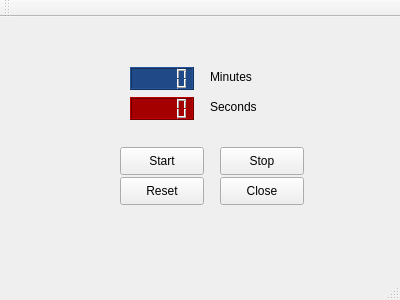
<?xml version="1.0" encoding="UTF-8"?>
<ui version="4.0">
 <class>MainWindow</class>
 <widget class="QMainWindow" name="MainWindow">
  <property name="geometry">
   <rect>
    <x>0</x>
    <y>0</y>
    <width>400</width>
    <height>300</height>
   </rect>
  </property>
  <property name="windowTitle">
   <string>MainWindow</string>
  </property>
  <widget class="QWidget" name="centralWidget">
   <widget class="QPushButton" name="startButton">
    <property name="geometry">
     <rect>
      <x>120</x>
      <y>130</y>
      <width>84</width>
      <height>28</height>
     </rect>
    </property>
    <property name="text">
     <string>Start</string>
    </property>
   </widget>
   <widget class="QPushButton" name="stopButton">
    <property name="geometry">
     <rect>
      <x>220</x>
      <y>130</y>
      <width>84</width>
      <height>28</height>
     </rect>
    </property>
    <property name="text">
     <string>Stop</string>
    </property>
   </widget>
   <widget class="QPushButton" name="resetButton">
    <property name="geometry">
     <rect>
      <x>120</x>
      <y>160</y>
      <width>84</width>
      <height>28</height>
     </rect>
    </property>
    <property name="text">
     <string>Reset</string>
    </property>
   </widget>
   <widget class="QPushButton" name="closeButton">
    <property name="geometry">
     <rect>
      <x>220</x>
      <y>160</y>
      <width>84</width>
      <height>28</height>
     </rect>
    </property>
    <property name="text">
     <string>Close</string>
    </property>
   </widget>
   <widget class="QLCDNumber" name="lcdNumberMin">
    <property name="geometry">
     <rect>
      <x>130</x>
      <y>50</y>
      <width>64</width>
      <height>23</height>
     </rect>
    </property>
    <property name="styleSheet">
     <string notr="true">background-color: rgb(32, 74, 135);</string>
    </property>
   </widget>
   <widget class="QLCDNumber" name="lcdNumberSec">
    <property name="geometry">
     <rect>
      <x>130</x>
      <y>80</y>
      <width>64</width>
      <height>23</height>
     </rect>
    </property>
    <property name="styleSheet">
     <string notr="true">background-color: rgb(32, 74, 135);
background-color: rgb(164, 0, 0);</string>
    </property>
   </widget>
   <widget class="QLabel" name="label">
    <property name="geometry">
     <rect>
      <x>210</x>
      <y>50</y>
      <width>63</width>
      <height>20</height>
     </rect>
    </property>
    <property name="text">
     <string>Minutes</string>
    </property>
   </widget>
   <widget class="QLabel" name="label_2">
    <property name="geometry">
     <rect>
      <x>210</x>
      <y>80</y>
      <width>63</width>
      <height>20</height>
     </rect>
    </property>
    <property name="text">
     <string>Seconds</string>
    </property>
   </widget>
  </widget>
  <widget class="QMenuBar" name="menuBar">
   <property name="geometry">
    <rect>
     <x>0</x>
     <y>0</y>
     <width>400</width>
     <height>25</height>
    </rect>
   </property>
  </widget>
  <widget class="QToolBar" name="mainToolBar">
   <attribute name="toolBarArea">
    <enum>TopToolBarArea</enum>
   </attribute>
   <attribute name="toolBarBreak">
    <bool>false</bool>
   </attribute>
  </widget>
  <widget class="QStatusBar" name="statusBar"/>
 </widget>
 <layoutdefault spacing="6" margin="11"/>
 <resources/>
 <connections/>
</ui>
